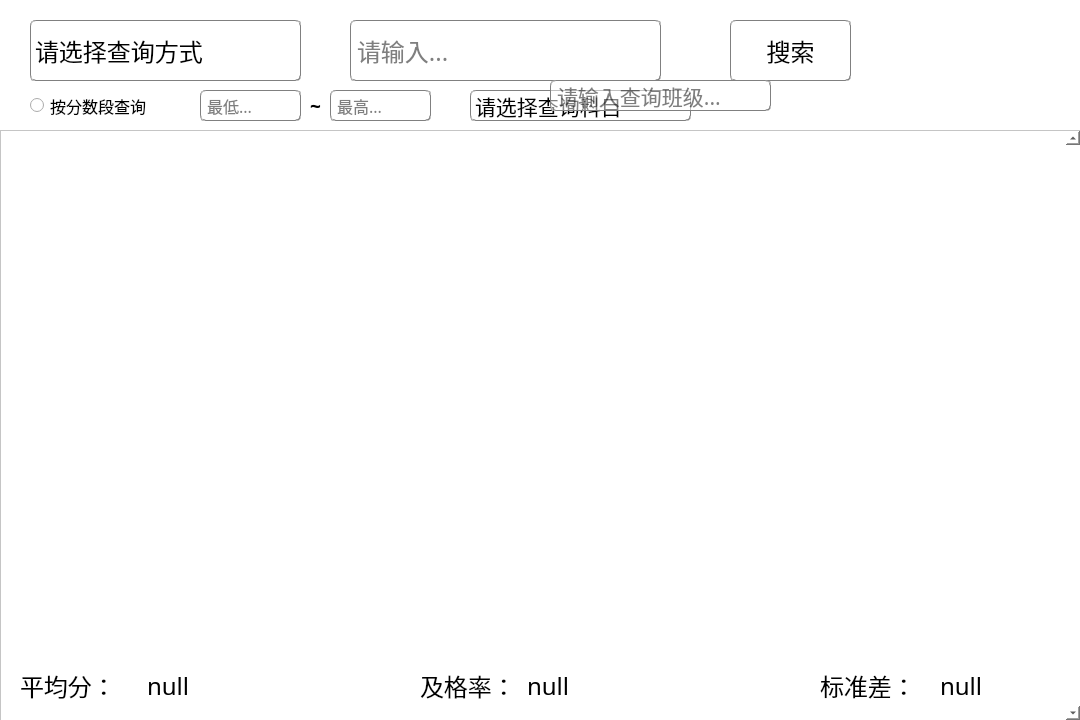
<?xml version="1.0" encoding="UTF-8"?>
<ui version="4.0">
 <class>score_search</class>
 <widget class="QDialog" name="score_search">
  <property name="geometry">
   <rect>
    <x>0</x>
    <y>0</y>
    <width>1080</width>
    <height>720</height>
   </rect>
  </property>
  <property name="minimumSize">
   <size>
    <width>1080</width>
    <height>720</height>
   </size>
  </property>
  <property name="maximumSize">
   <size>
    <width>1080</width>
    <height>720</height>
   </size>
  </property>
  <property name="font">
   <font>
    <family>微软雅黑</family>
    <pointsize>18</pointsize>
   </font>
  </property>
  <property name="windowTitle">
   <string>成绩查询与统计</string>
  </property>
  <property name="styleSheet">
   <string notr="true">background-color: rgb(255, 255, 255);</string>
  </property>
  <widget class="QPushButton" name="button_search">
   <property name="geometry">
    <rect>
     <x>730</x>
     <y>20</y>
     <width>121</width>
     <height>61</height>
    </rect>
   </property>
   <property name="font">
    <font>
     <family>微软雅黑 Light</family>
     <pointsize>18</pointsize>
    </font>
   </property>
   <property name="styleSheet">
    <string notr="true">QPushButton#button_search{
border:1px groove gray;
border-radius:5px;
padding:2px 4px;
color: rgb(0, 0, 0);
background-color: rgba(255,255,255, 255);
}

QPushButton#button_search:hover{
border:1px groove gray;
border-radius:5px;
padding:2px 4px;
color: rgb(0, 0, 0);
background-color: rgba(240,255,255,255);
}
 
QPushButton#button_search:pressed{
border:1px groove gray;
border-radius:5px;
padding:2px 4px;
color: rgb(0, 0, 0);
background-color: rgba(225,255,255, 255);
padding-left:6px;
padding-top:6px;
}</string>
   </property>
   <property name="text">
    <string>搜索</string>
   </property>
  </widget>
  <widget class="QTableView" name="tableView">
   <property name="geometry">
    <rect>
     <x>0</x>
     <y>130</y>
     <width>1081</width>
     <height>591</height>
    </rect>
   </property>
   <property name="font">
    <font>
     <family>微软雅黑</family>
     <pointsize>12</pointsize>
    </font>
   </property>
   <property name="styleSheet">
    <string notr="true">selection-background-color: qlineargradient(x1: 0, y1: 0, x2: 0.93, y2: 0.93,stop: 0 #1E90FF, stop: 1 white);</string>
   </property>
   <property name="lineWidth">
    <number>0</number>
   </property>
   <property name="verticalScrollBarPolicy">
    <enum>Qt::ScrollBarAlwaysOn</enum>
   </property>
   <property name="editTriggers">
    <set>QAbstractItemView::DoubleClicked</set>
   </property>
   <property name="sortingEnabled">
    <bool>true</bool>
   </property>
  </widget>
  <widget class="QComboBox" name="cbb_findway">
   <property name="geometry">
    <rect>
     <x>30</x>
     <y>20</y>
     <width>271</width>
     <height>61</height>
    </rect>
   </property>
   <property name="font">
    <font>
     <family>微软雅黑 Light</family>
     <pointsize>18</pointsize>
    </font>
   </property>
   <property name="styleSheet">
    <string notr="true">QComboBox::drop-down {
    subcontrol-origin: padding;
    subcontrol-position: top right;
    width: 20px;

    border-top-right-radius: 5px;
    border-bottom-right-radius: 5px;
}
QComboBox::down-arrow {
	image: url(:/image/image/icon/arrow_down.png);
}


QComboBox#cbb_findway{
border:1px groove gray;
border-radius:5px;
padding:2px 4px;
background-color: rgba(255,255,255,255);
}

QComboBox#cbb_findway:hover{
border-color: rgb(213, 198, 255);
border-radius:5px;
padding:2px 4px;
color: rgb(0, 0, 0);
background-color: rgba(255,255,255,255);
}</string>
   </property>
   <item>
    <property name="text">
     <string>请选择查询方式</string>
    </property>
   </item>
   <item>
    <property name="text">
     <string>所有成绩</string>
    </property>
   </item>
   <item>
    <property name="text">
     <string>姓名</string>
    </property>
   </item>
   <item>
    <property name="text">
     <string>学号</string>
    </property>
   </item>
   <item>
    <property name="text">
     <string>班级</string>
    </property>
   </item>
   <item>
    <property name="text">
     <string>科目</string>
    </property>
   </item>
  </widget>
  <widget class="QLineEdit" name="line_infor">
   <property name="geometry">
    <rect>
     <x>350</x>
     <y>20</y>
     <width>311</width>
     <height>61</height>
    </rect>
   </property>
   <property name="font">
    <font>
     <family>微软雅黑 Light</family>
     <pointsize>18</pointsize>
    </font>
   </property>
   <property name="styleSheet">
    <string notr="true">border:1px groove gray;
border-radius:5px;
padding:2px 4px;
background-color: rgba(255, 255, 255,128);</string>
   </property>
   <property name="text">
    <string/>
   </property>
   <property name="placeholderText">
    <string>请输入...</string>
   </property>
   <property name="clearButtonEnabled">
    <bool>true</bool>
   </property>
  </widget>
  <widget class="QRadioButton" name="radioButton">
   <property name="geometry">
    <rect>
     <x>30</x>
     <y>90</y>
     <width>161</width>
     <height>31</height>
    </rect>
   </property>
   <property name="font">
    <font>
     <family>微软雅黑 Light</family>
     <pointsize>12</pointsize>
    </font>
   </property>
   <property name="text">
    <string>按分数段查询</string>
   </property>
  </widget>
  <widget class="QLineEdit" name="line_lower">
   <property name="geometry">
    <rect>
     <x>200</x>
     <y>90</y>
     <width>101</width>
     <height>31</height>
    </rect>
   </property>
   <property name="font">
    <font>
     <family>微软雅黑 Light</family>
     <pointsize>12</pointsize>
    </font>
   </property>
   <property name="styleSheet">
    <string notr="true">border:1px groove gray;
border-radius:5px;
padding:2px 4px;
background-color: rgba(255, 255, 255,128);</string>
   </property>
   <property name="text">
    <string/>
   </property>
   <property name="placeholderText">
    <string>最低...</string>
   </property>
   <property name="clearButtonEnabled">
    <bool>true</bool>
   </property>
  </widget>
  <widget class="QLineEdit" name="line_upper">
   <property name="geometry">
    <rect>
     <x>330</x>
     <y>90</y>
     <width>101</width>
     <height>31</height>
    </rect>
   </property>
   <property name="font">
    <font>
     <family>微软雅黑 Light</family>
     <pointsize>12</pointsize>
    </font>
   </property>
   <property name="styleSheet">
    <string notr="true">border:1px groove gray;
border-radius:5px;
padding:2px 4px;
background-color: rgba(255, 255, 255,128);</string>
   </property>
   <property name="text">
    <string/>
   </property>
   <property name="placeholderText">
    <string>最高...</string>
   </property>
   <property name="clearButtonEnabled">
    <bool>true</bool>
   </property>
  </widget>
  <widget class="QLabel" name="label">
   <property name="geometry">
    <rect>
     <x>310</x>
     <y>90</y>
     <width>16</width>
     <height>31</height>
    </rect>
   </property>
   <property name="font">
    <font>
     <family>微软雅黑</family>
     <pointsize>14</pointsize>
     <weight>75</weight>
     <bold>true</bold>
    </font>
   </property>
   <property name="text">
    <string>~</string>
   </property>
  </widget>
  <widget class="QComboBox" name="cbb_subject">
   <property name="geometry">
    <rect>
     <x>470</x>
     <y>90</y>
     <width>221</width>
     <height>31</height>
    </rect>
   </property>
   <property name="font">
    <font>
     <family>微软雅黑 Light</family>
     <pointsize>16</pointsize>
    </font>
   </property>
   <property name="styleSheet">
    <string notr="true">QComboBox::drop-down {
    subcontrol-origin: padding;
    subcontrol-position: top right;
    width: 20px;

    border-top-right-radius: 5px;
    border-bottom-right-radius: 5px;
}
QComboBox::down-arrow {
	image: url(:/image/image/icon/arrow_down.png);
}


QComboBox#cbb_subject{
border:1px groove gray;
border-radius:5px;
padding:2px 4px;
background-color: rgba(255,255,255,255);
}

QComboBox#cbb_subject:hover{
border-color: rgb(213, 198, 255);
border-radius:5px;
padding:2px 4px;
color: rgb(0, 0, 0);
background-color: rgba(255,255,255,255);
}</string>
   </property>
   <item>
    <property name="text">
     <string>请选择查询科目</string>
    </property>
   </item>
  </widget>
  <widget class="QLineEdit" name="line_class">
   <property name="geometry">
    <rect>
     <x>550</x>
     <y>80</y>
     <width>221</width>
     <height>31</height>
    </rect>
   </property>
   <property name="font">
    <font>
     <family>微软雅黑 Light</family>
     <pointsize>16</pointsize>
    </font>
   </property>
   <property name="styleSheet">
    <string notr="true">border:1px groove gray;
border-radius:5px;
padding:2px 4px;
background-color: rgba(255, 255, 255,128);</string>
   </property>
   <property name="text">
    <string/>
   </property>
   <property name="maxLength">
    <number>6</number>
   </property>
   <property name="placeholderText">
    <string>请输入查询班级...</string>
   </property>
   <property name="clearButtonEnabled">
    <bool>true</bool>
   </property>
  </widget>
  <widget class="QLabel" name="label_average">
   <property name="geometry">
    <rect>
     <x>147</x>
     <y>670</y>
     <width>81</width>
     <height>31</height>
    </rect>
   </property>
   <property name="font">
    <font>
     <family>微软雅黑 Light</family>
     <pointsize>18</pointsize>
    </font>
   </property>
   <property name="text">
    <string>null</string>
   </property>
  </widget>
  <widget class="QLabel" name="label_2">
   <property name="geometry">
    <rect>
     <x>20</x>
     <y>670</y>
     <width>96</width>
     <height>31</height>
    </rect>
   </property>
   <property name="font">
    <font>
     <family>微软雅黑 Light</family>
     <pointsize>18</pointsize>
    </font>
   </property>
   <property name="text">
    <string>平均分：</string>
   </property>
  </widget>
  <widget class="QLabel" name="label_3">
   <property name="geometry">
    <rect>
     <x>420</x>
     <y>670</y>
     <width>96</width>
     <height>31</height>
    </rect>
   </property>
   <property name="font">
    <font>
     <family>微软雅黑 Light</family>
     <pointsize>18</pointsize>
    </font>
   </property>
   <property name="text">
    <string>及格率：</string>
   </property>
  </widget>
  <widget class="QLabel" name="label_passrate">
   <property name="geometry">
    <rect>
     <x>527</x>
     <y>670</y>
     <width>101</width>
     <height>31</height>
    </rect>
   </property>
   <property name="font">
    <font>
     <family>微软雅黑 Light</family>
     <pointsize>18</pointsize>
    </font>
   </property>
   <property name="text">
    <string>null</string>
   </property>
  </widget>
  <widget class="QLabel" name="label_4">
   <property name="geometry">
    <rect>
     <x>820</x>
     <y>670</y>
     <width>96</width>
     <height>31</height>
    </rect>
   </property>
   <property name="font">
    <font>
     <family>微软雅黑 Light</family>
     <pointsize>18</pointsize>
    </font>
   </property>
   <property name="text">
    <string>标准差：</string>
   </property>
  </widget>
  <widget class="QLabel" name="label_standard_deviation">
   <property name="geometry">
    <rect>
     <x>940</x>
     <y>670</y>
     <width>81</width>
     <height>31</height>
    </rect>
   </property>
   <property name="font">
    <font>
     <family>微软雅黑 Light</family>
     <pointsize>18</pointsize>
    </font>
   </property>
   <property name="text">
    <string>null</string>
   </property>
  </widget>
 </widget>
 <resources/>
 <connections/>
</ui>
